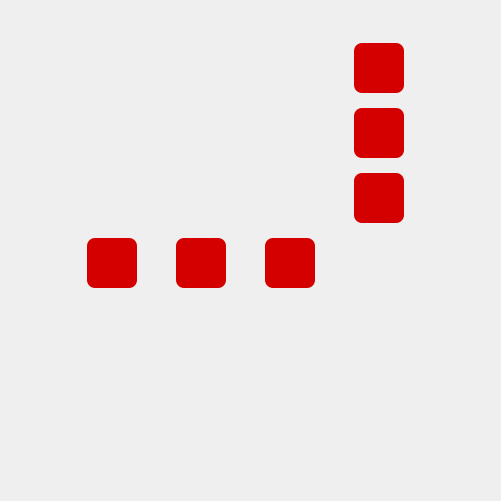
       <widget class="QFrame" name="frmAireTravail">
        <property name="geometry">
         <rect>
          <x>420</x>
          <y>50</y>
          <width>501</width>
          <height>501</height>
         </rect>
        </property>
        <property name="styleSheet">
         <string notr="true">QFrame#frmCases{
	background-image: url(:/data/images/rouleau);
	background-repeat: repeat-no;
   	background-position: top right;
}
QLabel {
	background-color : #d40000;
	color : #eed9be;
	border-radius : 8px;
	font-family: Sonic Comics;
	font-size: 24pt;
}

QTextEdit#tedAffiche {
	border-radius : 8px;
	background: transparent;
	color: #d40000;
	border-width: 0px;
	border-color: transparent;
}

 *[flat=&quot;true&quot;]{
	color : #d40000;
	border-radius : 8px;
	border-width : 2px;
	border-style : solid;
	border-color : #d40000;
 }

 *[flat=&quot;true&quot;]:hover{ 
	color : #d40000; 
	border-radius : 8px; 
	border-width : 2px;
	border-style : solid ;
	border-color : white;
 }

QPushButton#btnInformation {
    border-radius : 8px; 
    border-width : 0px;
    border-style : solid ;
    border-color : transparent;
}
QPushButton#btnInformation:hover { 
    border-radius : 8px; 
    border-width : 0px;
    border-style : solid ;
    border-color : transparent;
}
QPushButton#btnInformation:disabled { 
    border-radius : 8px; 
    border-width : 0px;
    border-style : solid ;
    border-color : transparent;
}
QPushButton#btnVerifier {
    border-radius : 8px; 
    border-width : 0px;
    border-style : solid ;
    border-color : transparent; }
QPushButton#btnVerifier:hover { 
    border-radius : 8px; 
    border-width : 0px;
    border-style : solid ;
    border-color : transparent; }
QPushButton#btnAbandonner {
    border-radius : 8px; 
    border-width : 0px;
    border-style : solid ;
    border-color : transparent; }
QPushButton#btnAbandonner:hover { 
    border-radius : 8px; 
    border-width : 0px;
    border-style : solid ;
    border-color : transparent; }
QPushButton#btnNouveau {
    border-radius : 8px; 
    border-width : 0px;
    border-style : solid ;
    border-color : transparent; }
QPushButton#btnNouveau:hover { 
    border-radius : 8px; 
    border-width : 0px;
    border-style : solid ;
    border-color : transparent; }
QPushButton#btnQuitter {
    border-radius : 8px; 
    border-width : 0px;
    border-style : solid ;
    border-color : transparent; }
QPushButton#btnQuitter:hover { 
    border-radius : 8px; 
    border-width : 0px;
    border-style : solid ;
    border-color : transparent; }</string>
        </property>
        <property name="lineWidth">
         <number>0</number>
        </property>
        <widget class="QFrame" name="frmCases">
         <property name="geometry">
          <rect>
           <x>0</x>
           <y>-10</y>
           <width>481</width>
           <height>351</height>
          </rect>
         </property>
         <property name="minimumSize">
          <size>
           <width>0</width>
           <height>0</height>
          </size>
         </property>
         <property name="lineWidth">
          <number>0</number>
         </property>
         <layout class="QGridLayout" name="layoutCases">
          <property name="leftMargin">
           <number>50</number>
          </property>
          <property name="topMargin">
           <number>40</number>
          </property>
          <property name="rightMargin">
           <number>40</number>
          </property>
          <property name="bottomMargin">
           <number>40</number>
          </property>
          <property name="spacing">
           <number>2</number>
          </property>
          <item row="0" column="0">
           <widget class="QPushButton" name="btnCase0">
            <property name="sizePolicy">
             <sizepolicy hsizetype="Fixed" vsizetype="Fixed">
              <horstretch>0</horstretch>
              <verstretch>0</verstretch>
             </sizepolicy>
            </property>
            <property name="minimumSize">
             <size>
              <width>50</width>
              <height>50</height>
             </size>
            </property>
            <property name="maximumSize">
             <size>
              <width>50</width>
              <height>50</height>
             </size>
            </property>
            <property name="font">
             <font>
              <family>Bitstream Charter</family>
              <pointsize>26</pointsize>
              <weight>75</weight>
              <bold>true</bold>
             </font>
            </property>
            <property name="styleSheet">
             <string notr="true"/>
            </property>
            <property name="text">
             <string/>
            </property>
            <property name="flat">
             <bool>true</bool>
            </property>
           </widget>
          </item>
          <item row="0" column="1">
           <widget class="QPushButton" name="btnCase1">
            <property name="sizePolicy">
             <sizepolicy hsizetype="Fixed" vsizetype="Fixed">
              <horstretch>0</horstretch>
              <verstretch>0</verstretch>
             </sizepolicy>
            </property>
            <property name="minimumSize">
             <size>
              <width>50</width>
              <height>50</height>
             </size>
            </property>
            <property name="maximumSize">
             <size>
              <width>50</width>
              <height>50</height>
             </size>
            </property>
            <property name="font">
             <font>
              <family>Bitstream Charter</family>
              <pointsize>26</pointsize>
              <weight>75</weight>
              <bold>true</bold>
             </font>
            </property>
            <property name="text">
             <string/>
            </property>
            <property name="flat">
             <bool>true</bool>
            </property>
           </widget>
          </item>
          <item row="0" column="2">
           <widget class="QPushButton" name="btnCase2">
            <property name="sizePolicy">
             <sizepolicy hsizetype="Fixed" vsizetype="Fixed">
              <horstretch>0</horstretch>
              <verstretch>0</verstretch>
             </sizepolicy>
            </property>
            <property name="minimumSize">
             <size>
              <width>50</width>
              <height>50</height>
             </size>
            </property>
            <property name="maximumSize">
             <size>
              <width>50</width>
              <height>50</height>
             </size>
            </property>
            <property name="font">
             <font>
              <family>Bitstream Charter</family>
              <pointsize>26</pointsize>
              <weight>75</weight>
              <bold>true</bold>
             </font>
            </property>
            <property name="text">
             <string/>
            </property>
            <property name="flat">
             <bool>true</bool>
            </property>
           </widget>
          </item>
          <item row="0" column="3">
           <widget class="QLabel" name="lblH0">
            <property name="sizePolicy">
             <sizepolicy hsizetype="Fixed" vsizetype="Preferred">
              <horstretch>0</horstretch>
              <verstretch>0</verstretch>
             </sizepolicy>
            </property>
            <property name="minimumSize">
             <size>
              <width>50</width>
              <height>50</height>
             </size>
            </property>
            <property name="maximumSize">
             <size>
              <width>50</width>
              <height>50</height>
             </size>
            </property>
            <property name="font">
             <font>
              <family>Sonic Comics</family>
              <pointsize>24</pointsize>
             </font>
            </property>
            <property name="frameShape">
             <enum>QFrame::StyledPanel</enum>
            </property>
            <property name="text">
             <string/>
            </property>
            <property name="alignment">
             <set>Qt::AlignCenter</set>
            </property>
           </widget>
          </item>
          <item row="1" column="0">
           <widget class="QPushButton" name="btnCase3">
            <property name="sizePolicy">
             <sizepolicy hsizetype="Fixed" vsizetype="Fixed">
              <horstretch>0</horstretch>
              <verstretch>0</verstretch>
             </sizepolicy>
            </property>
            <property name="minimumSize">
             <size>
              <width>50</width>
              <height>50</height>
             </size>
            </property>
            <property name="maximumSize">
             <size>
              <width>50</width>
              <height>50</height>
             </size>
            </property>
            <property name="font">
             <font>
              <family>Bitstream Charter</family>
              <pointsize>26</pointsize>
              <weight>75</weight>
              <bold>true</bold>
             </font>
            </property>
            <property name="text">
             <string/>
            </property>
            <property name="flat">
             <bool>true</bool>
            </property>
           </widget>
          </item>
          <item row="1" column="1">
           <widget class="QPushButton" name="btnCase4">
            <property name="sizePolicy">
             <sizepolicy hsizetype="Fixed" vsizetype="Fixed">
              <horstretch>0</horstretch>
              <verstretch>0</verstretch>
             </sizepolicy>
            </property>
            <property name="minimumSize">
             <size>
              <width>50</width>
              <height>50</height>
             </size>
            </property>
            <property name="maximumSize">
             <size>
              <width>50</width>
              <height>50</height>
             </size>
            </property>
            <property name="font">
             <font>
              <family>Bitstream Charter</family>
              <pointsize>26</pointsize>
              <weight>75</weight>
              <bold>true</bold>
             </font>
            </property>
            <property name="text">
             <string/>
            </property>
            <property name="flat">
             <bool>true</bool>
            </property>
           </widget>
          </item>
          <item row="1" column="2">
           <widget class="QPushButton" name="btnCase5">
            <property name="sizePolicy">
             <sizepolicy hsizetype="Fixed" vsizetype="Fixed">
              <horstretch>0</horstretch>
              <verstretch>0</verstretch>
             </sizepolicy>
            </property>
            <property name="minimumSize">
             <size>
              <width>50</width>
              <height>50</height>
             </size>
            </property>
            <property name="maximumSize">
             <size>
              <width>50</width>
              <height>50</height>
             </size>
            </property>
            <property name="font">
             <font>
              <family>Bitstream Charter</family>
              <pointsize>26</pointsize>
              <weight>75</weight>
              <bold>true</bold>
             </font>
            </property>
            <property name="text">
             <string/>
            </property>
            <property name="flat">
             <bool>true</bool>
            </property>
           </widget>
          </item>
          <item row="1" column="3">
           <widget class="QLabel" name="lblH1">
            <property name="sizePolicy">
             <sizepolicy hsizetype="Fixed" vsizetype="Preferred">
              <horstretch>0</horstretch>
              <verstretch>0</verstretch>
             </sizepolicy>
            </property>
            <property name="minimumSize">
             <size>
              <width>50</width>
              <height>50</height>
             </size>
            </property>
            <property name="maximumSize">
             <size>
              <width>50</width>
              <height>50</height>
             </size>
            </property>
            <property name="font">
             <font>
              <family>Sonic Comics</family>
              <pointsize>24</pointsize>
             </font>
            </property>
            <property name="frameShape">
             <enum>QFrame::StyledPanel</enum>
            </property>
            <property name="text">
             <string/>
            </property>
            <property name="alignment">
             <set>Qt::AlignCenter</set>
            </property>
           </widget>
          </item>
          <item row="2" column="0">
           <widget class="QPushButton" name="btnCase6">
            <property name="sizePolicy">
             <sizepolicy hsizetype="Fixed" vsizetype="Fixed">
              <horstretch>0</horstretch>
              <verstretch>0</verstretch>
             </sizepolicy>
            </property>
            <property name="minimumSize">
             <size>
              <width>50</width>
              <height>50</height>
             </size>
            </property>
            <property name="maximumSize">
             <size>
              <width>50</width>
              <height>50</height>
             </size>
            </property>
            <property name="font">
             <font>
              <family>Bitstream Charter</family>
              <pointsize>26</pointsize>
              <weight>75</weight>
              <bold>true</bold>
             </font>
            </property>
            <property name="text">
             <string/>
            </property>
            <property name="flat">
             <bool>true</bool>
            </property>
           </widget>
          </item>
          <item row="2" column="1">
           <widget class="QPushButton" name="btnCase7">
            <property name="sizePolicy">
             <sizepolicy hsizetype="Fixed" vsizetype="Fixed">
              <horstretch>0</horstretch>
              <verstretch>0</verstretch>
             </sizepolicy>
            </property>
            <property name="minimumSize">
             <size>
              <width>50</width>
              <height>50</height>
             </size>
            </property>
            <property name="maximumSize">
             <size>
              <width>50</width>
              <height>50</height>
             </size>
            </property>
            <property name="font">
             <font>
              <family>Bitstream Charter</family>
              <pointsize>26</pointsize>
              <weight>75</weight>
              <bold>true</bold>
             </font>
            </property>
            <property name="text">
             <string/>
            </property>
            <property name="flat">
             <bool>true</bool>
            </property>
           </widget>
          </item>
          <item row="2" column="2">
           <widget class="QPushButton" name="btnCase8">
            <property name="sizePolicy">
             <sizepolicy hsizetype="Fixed" vsizetype="Fixed">
              <horstretch>0</horstretch>
              <verstretch>0</verstretch>
             </sizepolicy>
            </property>
            <property name="minimumSize">
             <size>
              <width>50</width>
              <height>50</height>
             </size>
            </property>
            <property name="maximumSize">
             <size>
              <width>50</width>
              <height>50</height>
             </size>
            </property>
            <property name="font">
             <font>
              <family>Bitstream Charter</family>
              <pointsize>26</pointsize>
              <weight>75</weight>
              <bold>true</bold>
             </font>
            </property>
            <property name="text">
             <string/>
            </property>
            <property name="flat">
             <bool>true</bool>
            </property>
           </widget>
          </item>
          <item row="2" column="3">
           <widget class="QLabel" name="lblH2">
            <property name="sizePolicy">
             <sizepolicy hsizetype="Fixed" vsizetype="Preferred">
              <horstretch>0</horstretch>
              <verstretch>0</verstretch>
             </sizepolicy>
            </property>
            <property name="minimumSize">
             <size>
              <width>50</width>
              <height>50</height>
             </size>
            </property>
            <property name="maximumSize">
             <size>
              <width>50</width>
              <height>50</height>
             </size>
            </property>
            <property name="font">
             <font>
              <family>Sonic Comics</family>
              <pointsize>24</pointsize>
             </font>
            </property>
            <property name="frameShape">
             <enum>QFrame::StyledPanel</enum>
            </property>
            <property name="text">
             <string/>
            </property>
            <property name="alignment">
             <set>Qt::AlignCenter</set>
            </property>
           </widget>
          </item>
          <item row="3" column="0">
           <widget class="QLabel" name="lblV0">
            <property name="sizePolicy">
             <sizepolicy hsizetype="Fixed" vsizetype="Preferred">
              <horstretch>0</horstretch>
              <verstretch>0</verstretch>
             </sizepolicy>
            </property>
            <property name="minimumSize">
             <size>
              <width>50</width>
              <height>50</height>
             </size>
            </property>
            <property name="maximumSize">
             <size>
              <width>50</width>
              <height>50</height>
             </size>
            </property>
            <property name="font">
             <font>
              <family>Sonic Comics</family>
              <pointsize>24</pointsize>
             </font>
            </property>
            <property name="frameShape">
             <enum>QFrame::StyledPanel</enum>
            </property>
            <property name="text">
             <string/>
            </property>
            <property name="alignment">
             <set>Qt::AlignCenter</set>
            </property>
           </widget>
          </item>
          <item row="3" column="1">
           <widget class="QLabel" name="lblV1">
            <property name="sizePolicy">
             <sizepolicy hsizetype="Fixed" vsizetype="Preferred">
              <horstretch>0</horstretch>
              <verstretch>0</verstretch>
             </sizepolicy>
            </property>
            <property name="minimumSize">
             <size>
              <width>50</width>
              <height>50</height>
             </size>
            </property>
            <property name="maximumSize">
             <size>
              <width>50</width>
              <height>50</height>
             </size>
            </property>
            <property name="font">
             <font>
              <family>Sonic Comics</family>
              <pointsize>24</pointsize>
             </font>
            </property>
            <property name="frameShape">
             <enum>QFrame::StyledPanel</enum>
            </property>
            <property name="text">
             <string/>
            </property>
            <property name="alignment">
             <set>Qt::AlignCenter</set>
            </property>
           </widget>
          </item>
          <item row="3" column="2">
           <widget class="QLabel" name="lblV2">
            <property name="sizePolicy">
             <sizepolicy hsizetype="Fixed" vsizetype="Preferred">
              <horstretch>0</horstretch>
              <verstretch>0</verstretch>
             </sizepolicy>
            </property>
            <property name="minimumSize">
             <size>
              <width>50</width>
              <height>50</height>
             </size>
            </property>
            <property name="maximumSize">
             <size>
              <width>50</width>
              <height>50</height>
             </size>
            </property>
            <property name="font">
             <font>
              <family>Sonic Comics</family>
              <pointsize>24</pointsize>
             </font>
            </property>
            <property name="frameShape">
             <enum>QFrame::StyledPanel</enum>
            </property>
            <property name="text">
             <string/>
            </property>
            <property name="alignment">
             <set>Qt::AlignCenter</set>
            </property>
           </widget>
          </item>
         </layout>
        </widget>
        <widget class="QFrame" name="frmBtnNombres">
         <property name="geometry">
          <rect>
           <x>110</x>
           <y>340</y>
           <width>311</width>
           <height>151</height>
          </rect>
         </property>
         <property name="styleSheet">
          <string notr="true"> *[flat=&quot;true&quot;]{
	color : #d40000;
	border-radius : 8px;
	border-width : 2px;
	border-style : solid;
	border-color : #d40000;
 }

 *[flat=&quot;true&quot;]:hover{ 
	color : #d40000; 
	border-radius : 8px; 
	border-width : 2px;
	border-style : solid ;
	border-color : white;
 }

QPushButton#btnInformation {
    border-radius : 8px; 
    border-width : 0px;
    border-style : solid ;
    border-color : transparent;
}
QPushButton#btnInformation:hover { 
    border-radius : 8px; 
    border-width : 0px;
    border-style : solid ;
    border-color : transparent;
}
QPushButton#btnInformation:disabled { 
    border-radius : 8px; 
    border-width : 0px;
    border-style : solid ;
    border-color : transparent;
}
QPushButton#btnVerifier {
    border-radius : 8px; 
    border-width : 0px;
    border-style : solid ;
    border-color : transparent; }
QPushButton#btnVerifier:hover { 
    border-radius : 8px; 
    border-width : 0px;
    border-style : solid ;
    border-color : transparent; }
QPushButton#btnAbandonner {
    border-radius : 8px; 
    border-width : 0px;
    border-style : solid ;
    border-color : transparent; }
QPushButton#btnAbandonner:hover { 
    border-radius : 8px; 
    border-width : 0px;
    border-style : solid ;
    border-color : transparent; }
QPushButton#btnNouveau {
    border-radius : 8px; 
    border-width : 0px;
    border-style : solid ;
    border-color : transparent; }
QPushButton#btnNouveau:hover { 
    border-radius : 8px; 
    border-width : 0px;
    border-style : solid ;
    border-color : transparent; }
QPushButton#btnQuitter {
    border-radius : 8px; 
    border-width : 0px;
    border-style : solid ;
    border-color : transparent; }
QPushButton#btnQuitter:hover { 
    border-radius : 8px; 
    border-width : 0px;
    border-style : solid ;
    border-color : transparent; }</string>
         </property>
         <property name="lineWidth">
          <number>0</number>
         </property>
         <layout class="QGridLayout" name="gridBtnNombres">
          <property name="leftMargin">
           <number>50</number>
          </property>
          <property name="topMargin">
           <number>0</number>
          </property>
          <property name="rightMargin">
           <number>50</number>
          </property>
          <property name="bottomMargin">
           <number>0</number>
          </property>
          <property name="horizontalSpacing">
           <number>12</number>
          </property>
          <property name="verticalSpacing">
           <number>6</number>
          </property>
          <item row="0" column="0">
           <widget class="QPushButton" name="btnNbre6">
            <property name="minimumSize">
             <size>
              <width>35</width>
              <height>35</height>
             </size>
            </property>
            <property name="maximumSize">
             <size>
              <width>30</width>
              <height>30</height>
             </size>
            </property>
            <property name="font">
             <font>
              <family>Bitstream Charter</family>
              <pointsize>15</pointsize>
              <weight>75</weight>
              <bold>true</bold>
             </font>
            </property>
            <property name="cursor">
             <cursorShape>ArrowCursor</cursorShape>
            </property>
            <property name="text">
             <string/>
            </property>
            <property name="flat">
             <bool>true</bool>
            </property>
           </widget>
          </item>
          <item row="0" column="1">
           <widget class="QPushButton" name="btnNbre7">
            <property name="minimumSize">
             <size>
              <width>35</width>
              <height>35</height>
             </size>
            </property>
            <property name="maximumSize">
             <size>
              <width>30</width>
              <height>30</height>
             </size>
            </property>
            <property name="font">
             <font>
              <family>Bitstream Charter</family>
              <pointsize>15</pointsize>
              <weight>75</weight>
              <bold>true</bold>
             </font>
            </property>
            <property name="cursor">
             <cursorShape>ArrowCursor</cursorShape>
            </property>
            <property name="text">
             <string/>
            </property>
            <property name="flat">
             <bool>true</bool>
            </property>
           </widget>
          </item>
          <item row="0" column="2">
           <widget class="QPushButton" name="btnNbre8">
            <property name="minimumSize">
             <size>
              <width>35</width>
              <height>35</height>
             </size>
            </property>
            <property name="maximumSize">
             <size>
              <width>30</width>
              <height>30</height>
             </size>
            </property>
            <property name="font">
             <font>
              <family>Bitstream Charter</family>
              <pointsize>15</pointsize>
              <weight>75</weight>
              <bold>true</bold>
             </font>
            </property>
            <property name="cursor">
             <cursorShape>ArrowCursor</cursorShape>
            </property>
            <property name="text">
             <string/>
            </property>
            <property name="flat">
             <bool>true</bool>
            </property>
           </widget>
          </item>
          <item row="1" column="0">
           <widget class="QPushButton" name="btnNbre3">
            <property name="minimumSize">
             <size>
              <width>35</width>
              <height>35</height>
             </size>
            </property>
            <property name="maximumSize">
             <size>
              <width>30</width>
              <height>30</height>
             </size>
            </property>
            <property name="font">
             <font>
              <family>Bitstream Charter</family>
              <pointsize>15</pointsize>
              <weight>75</weight>
              <bold>true</bold>
             </font>
            </property>
            <property name="text">
             <string/>
            </property>
            <property name="flat">
             <bool>true</bool>
            </property>
           </widget>
          </item>
          <item row="1" column="1">
           <widget class="QPushButton" name="btnNbre4">
            <property name="minimumSize">
             <size>
              <width>35</width>
              <height>35</height>
             </size>
            </property>
            <property name="maximumSize">
             <size>
              <width>30</width>
              <height>30</height>
             </size>
            </property>
            <property name="font">
             <font>
              <family>Bitstream Charter</family>
              <pointsize>15</pointsize>
              <weight>75</weight>
              <bold>true</bold>
             </font>
            </property>
            <property name="text">
             <string/>
            </property>
            <property name="flat">
             <bool>true</bool>
            </property>
           </widget>
          </item>
          <item row="1" column="2">
           <widget class="QPushButton" name="btnNbre5">
            <property name="minimumSize">
             <size>
              <width>35</width>
              <height>35</height>
             </size>
            </property>
            <property name="maximumSize">
             <size>
              <width>30</width>
              <height>30</height>
             </size>
            </property>
            <property name="font">
             <font>
              <family>Bitstream Charter</family>
              <pointsize>15</pointsize>
              <weight>75</weight>
              <bold>true</bold>
             </font>
            </property>
            <property name="text">
             <string/>
            </property>
            <property name="flat">
             <bool>true</bool>
            </property>
           </widget>
          </item>
          <item row="2" column="0">
           <widget class="QPushButton" name="btnNbre0">
            <property name="minimumSize">
             <size>
              <width>35</width>
              <height>35</height>
             </size>
            </property>
            <property name="maximumSize">
             <size>
              <width>30</width>
              <height>30</height>
             </size>
            </property>
            <property name="font">
             <font>
              <family>Bitstream Charter</family>
              <pointsize>15</pointsize>
              <weight>75</weight>
              <bold>true</bold>
             </font>
            </property>
            <property name="text">
             <string/>
            </property>
            <property name="flat">
             <bool>true</bool>
            </property>
           </widget>
          </item>
          <item row="2" column="1">
           <widget class="QPushButton" name="btnNbre1">
            <property name="minimumSize">
             <size>
              <width>35</width>
              <height>35</height>
             </size>
            </property>
            <property name="maximumSize">
             <size>
              <width>30</width>
              <height>30</height>
             </size>
            </property>
            <property name="font">
             <font>
              <family>Bitstream Charter</family>
              <pointsize>15</pointsize>
              <weight>75</weight>
              <bold>true</bold>
             </font>
            </property>
            <property name="text">
             <string/>
            </property>
            <property name="flat">
             <bool>true</bool>
            </property>
           </widget>
          </item>
          <item row="2" column="2">
           <widget class="QPushButton" name="btnNbre2">
            <property name="minimumSize">
             <size>
              <width>35</width>
              <height>35</height>
             </size>
            </property>
            <property name="maximumSize">
             <size>
              <width>30</width>
              <height>30</height>
             </size>
            </property>
            <property name="font">
             <font>
              <family>Bitstream Charter</family>
              <pointsize>15</pointsize>
              <weight>75</weight>
              <bold>true</bold>
             </font>
            </property>
            <property name="text">
             <string/>
            </property>
            <property name="flat">
             <bool>true</bool>
            </property>
           </widget>
          </item>
         </layout>
        </widget>
       </widget>
